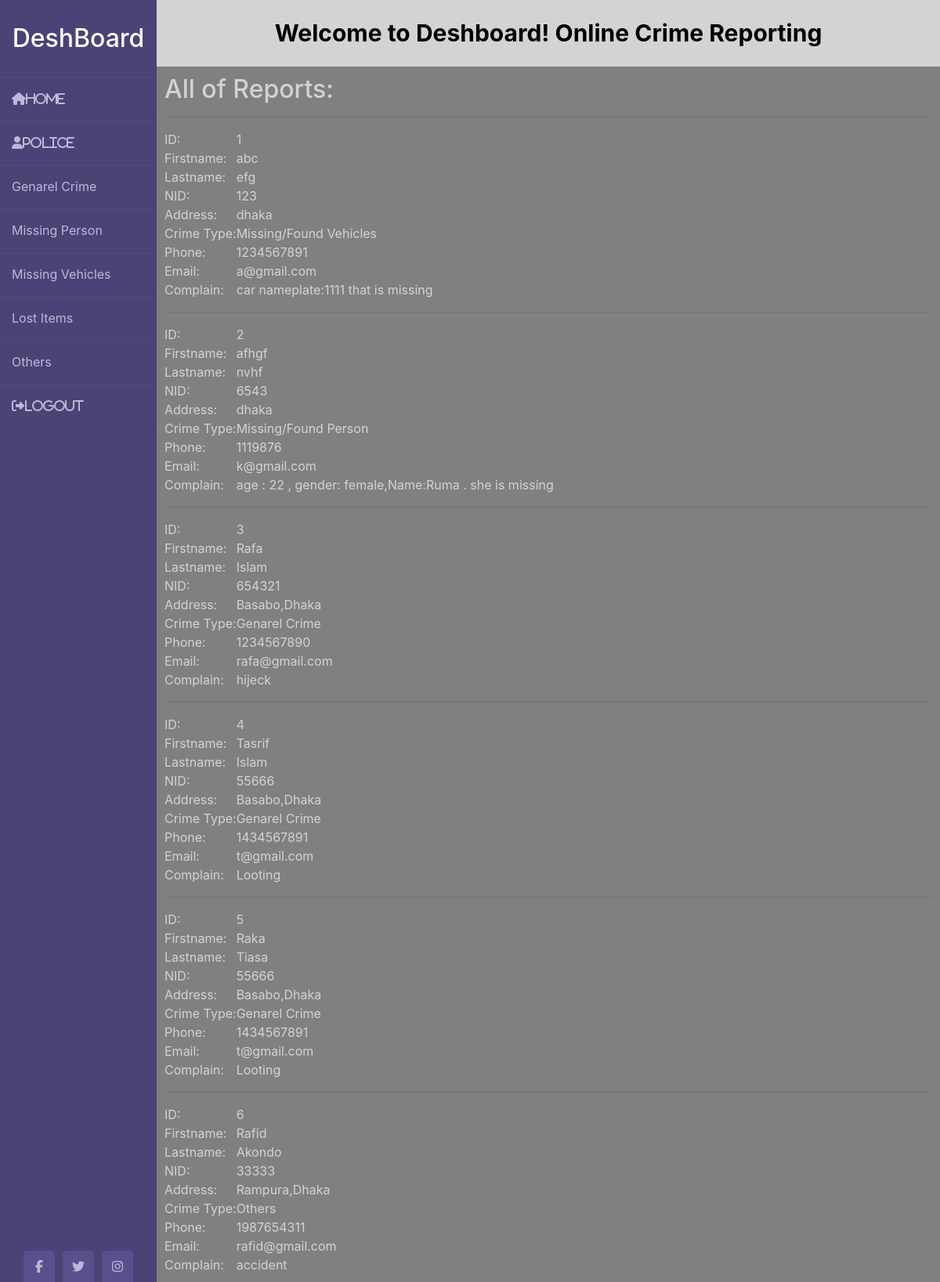
The app's page /dashbord.php with its own data.
### tables this page shows
CREATE TABLE `report` (
  `rid` int(254) NOT NULL,
  `fname` varchar(100) NOT NULL,
  `lname` varchar(100) NOT NULL,
  `gender` text NOT NULL,
  `ctype` text NOT NULL,
  `address` varchar(1000) NOT NULL,
  `phone` int(11) NOT NULL,
  `email` varchar(100) NOT NULL,
  `nid` int(100) NOT NULL,
  `com` varchar(1000) NOT NULL
);

### dashbord.php (the view, shortened to what this page needs)
<!DOCTYPE html>
<html lang="en">
<head>
    <link rel="stylesheet" href="https://maxcdn.bootstrapcdn.com/bootstrap/4.5.2/css/bootstrap.min.css">
    <link rel="stylesheet" href="CSS/styleTwo.css">
</head>
<body>
    <div class="wrapper">
        <div class="sidebar">
            <h2>DeshBoard</h2>
            <ul>
                <li><a href="dashbord.php"><i class="fas fa-home">Home</i></a></li>
                <li><a href="p.php"><i class="fas fa-user">Police </i></a></li>
                <li><a href="gcrime.php">Genarel Crime</i></a></li>
                <li><a href="mp.php">Missing Person</a></li>
                <li><a href="mv.php">Missing Vehicles </a></li>
                <li><a href="lost.php">Lost Items</a></li>
                <li><a href="others.php">Others </a></li>
                <li><a href="logout.php"><i class="fas fa-sign-out-alt">LogOut</i></a></li>
            </ul>
            <div class="social_media">
                <a href="#"><i class="fab fa-facebook-f"></i></a>
                <a href="#"><i class="fab fa-twitter"></i></a>
                <a href="#"><i class="fab fa-instagram"></i></i></a>
            </div>
        </div>
        <div class="main_content">
            <div class="header"><b>Welcome to Deshboard! Online Crime Reporting</b></div>
            <div class="info">
            <?php
    include_once("config.php");
    if (isset($_GET['first']))
    {
        $firstname = $_GET['first'];
        $sql = "SELECT * FROM regform WHERE firstname='$firstname'";
        $result = $conn->query($sql);
        if ($result->num_rows > 0) {
            if($row = $result->fetch_assoc()) {
                echo '<h1>'.$row["fname"]."'s Profile</h1>";
                echo '<table>';
                echo '<tr><td>ID:</td><td>'.$row["id"].'</td></tr>';
                echo '<tr><td>Firstname:</td><td>'.$row["fname"].'</td></tr>';
                echo '<tr><td>Lastname:</td><td>'.$row["lname"].'</td></tr>';
                echo '<tr><td>NID:</td><td>'.$row["nid"].'</td></tr>';
                echo '<tr><td>Address:</td><td>'.$row["address"].'</td></tr>';
                echo '<tr><td>Crime Type:</td><td>'.$row["ctype"].'</td></tr>';
                echo '<tr><td>Phone:</td><td>'.$row["phone"].'</td></tr>';
                echo '<tr><td>Email:</td><td>'.$row["email"].'</td></tr>';
                echo '<tr><td>Complain:</td><td>'.$row["com"].'</td></tr>';
            }
            echo '</table>';
        }
        else {
           echo "0 results";
        }
    }
    else {
        echo '<h2>All of Reports:</h2>';
        $sql = "SELECT * FROM report";
        $result = $conn->query($sql);
        if ($result->num_rows > 0) {
            while($row = $result->fetch_assoc()) {
                echo '<hr />';
                echo '<table>';
                echo '<tr><td>ID:</td><td>'.$row["rid"].'</td></tr>';
                echo '<tr><td>Firstname:</td><td>'.$row["fname"].'</td></tr>';
                echo '<tr><td>Lastname:</td><td>'.$row["lname"].'</td></tr>';
                echo '<tr><td>NID:</td><td>'.$row["nid"].'</td></tr>';
                echo '<tr><td>Address:</td><td>'.$row["address"].'</td></tr>';
                echo '<tr><td>Crime Type:</td><td>'.$row["ctype"].'</td></tr>';
                echo '<tr><td>Phone:</td><td>'.$row["phone"].'</td></tr>';
                echo '<tr><td>Email:</td><td>'.$row["email"].'</td></tr>';
                echo '<tr><td>Complain:</td><td>'.$row["com"].'</td></tr>';
                echo '</table>';
            }
        }
        else {
           echo "0 results";
        }
    }
?>
        </div>
        </div>
    </div>
</body>
</html>

### CSS/styleTwo.css (style rules this page uses)
* { margin: 0; padding: 0; text-decoration: none; box-sizing: border-box; list-style: none; }
body { background: gray; }
.wrapper { display: flex; position: relative; }
.wrapper .sidebar { position: fixed; width: 200px; height: 100%; background: #4b4276; padding: 30px 0px; }
.wrapper .sidebar h2 { color: white; text-transform: capitalize; text-align: center; margin-bottom: 30px; }
.wrapper .sidebar ul li { padding: 15px; border-bottom: 1px solid rgba(0,0,0,0.05); border-top: 1px solid rgba(255,255,255,0.05); }
.wrapper .sidebar ul li a { color: #bdb8d7; display: block; }
.wrapper .sidebar ul li a .fas { width: 25px!important; padding-right: 5px!important; }
.wrapper .sidebar .social_media { position: absolute; bottom: 0; left: 50%; transform: translateX(-50%); display: flex; }
.wrapper .sidebar .social_media a { display: block; width: 40px; background: #594f8d; height: 40px; line-height: 40px; text-align: center; margin: 0px 5px; color: #bdb8d7; border-top-right-radius: 5px; border-top-left-radius: 5px; }
.wrapper .main_content { width: 100%; margin-left: 200px; }
.wrapper .main_content .header { padding: 20px; background: lightgray; color: black; text-align: center; font-size: 30px; }
.wrapper .main_content .info { color: lightgray; padding: 10px; }

### records on screen
report: rid "1", fname "abc", lname "efg", nid "123", address "dhaka", ctype "Missing/Found Vehicles", phone "1234567891", email "a@gmail.com", com "car nameplate:1111 that is missing"
report: rid "2", fname "afhgf", lname "nvhf", nid "6543", address "dhaka", ctype "Missing/Found Person", phone "1119876", email "k@gmail.com", com "age : 22 , gender: female,Name:Ruma . she is missing"
report: rid "3", fname "Rafa", lname "Islam", nid "654321", address "Basabo,Dhaka", ctype "Genarel Crime", phone "1234567890", email "rafa@gmail.com", com "hijeck"
report: rid "4", fname "Tasrif", lname "Islam", nid "55666", address "Basabo,Dhaka", ctype "Genarel Crime", phone "1434567891", email "t@gmail.com", com "Looting"
report: rid "5", fname "Raka", lname "Tiasa", nid "55666", address "Basabo,Dhaka", ctype "Genarel Crime", phone "1434567891", email "t@gmail.com", com "Looting"
report: rid "6", fname "Rafid", lname "Akondo", nid "33333", address "Rampura,Dhaka", ctype "Others", phone "1987654311", email "rafid@gmail.com", com "accident"
